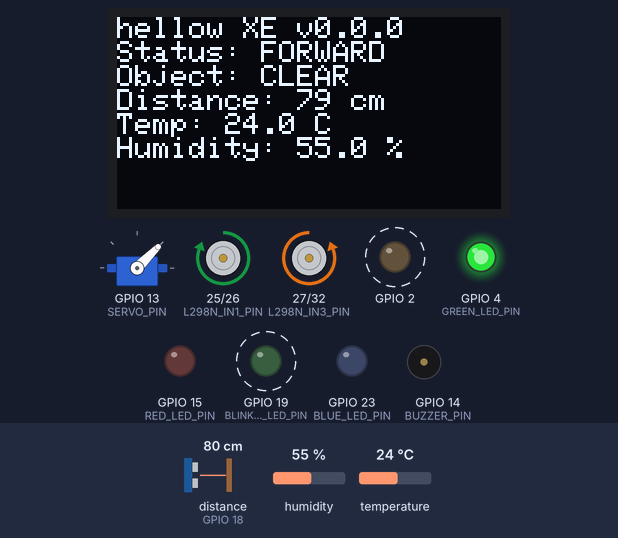
This sketch was run on a simulated ESP32. Shown: servo, 128×64 one-colour display, motor-driver pin pairs drawn as motors (green arrow = first pin HIGH = forward, orange = second pin HIGH = backward, longer = more drive), output pins drawn as LEDs (lit = HIGH), buzzer (waves = sounding, pin HIGH). Wiring (inferred from the names in the program): ultrasonic range finder: trigger GPIO 5; echo GPIO 18. Dashed ring = blinking. The inputs (shaded band) are chosen by the test bench; at power-on: distance to the obstacle (sensor on GPIO 18) 80 cm, humidity 55 %, temperature 24 °C. The echo pulse lasts 58.3 µs per cm; WiFi joins after 1.5 s; servers stay silent unless stated; random numbers use the default seed unless the sketch sets one; no MQTT or app messages arrive unless stated; pins used as bus, display or sensor lines are not drawn; what the sketch prints to the serial monitor is not drawn.

Above: at 2.7 s.
2.8 s: distance to the obstacle (sensor on GPIO 18) set to 27 cm
At 8.0 s:
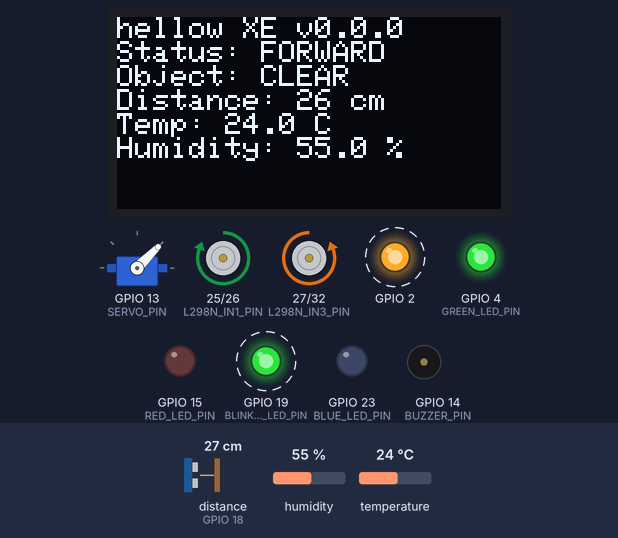
9.3 s: distance to the obstacle (sensor on GPIO 18) set to 23 cm
At 9.73 s:
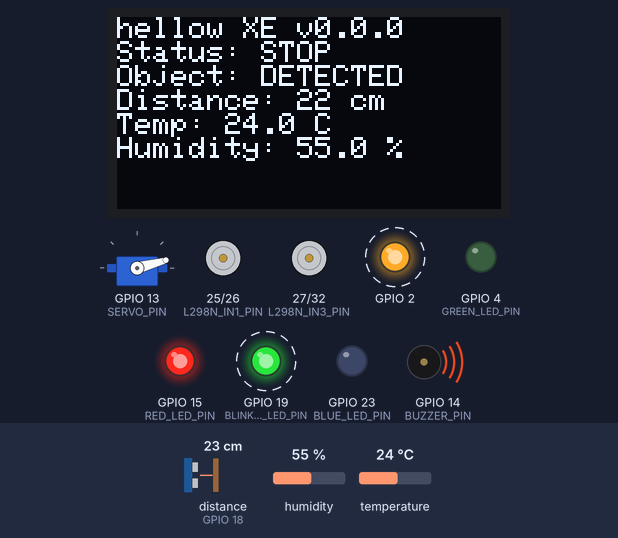
11.4 s: distance to the obstacle (sensor on GPIO 18) set to 35 cm
At 13.1 s:
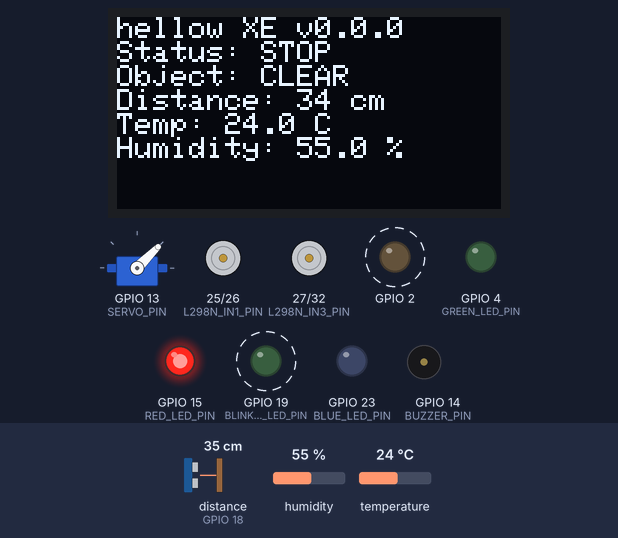
13.3 s: distance to the obstacle (sensor on GPIO 18) set to 2 cm
At 16.23 s:
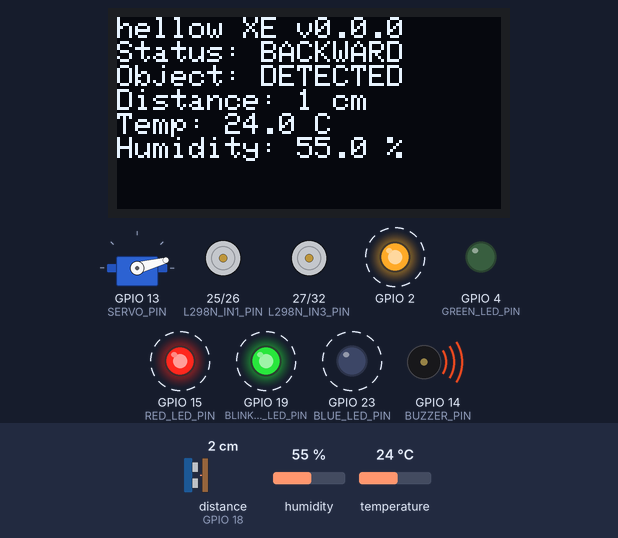
16.3 s: distance to the obstacle (sensor on GPIO 18) set to 60 cm
At 18.3 s:
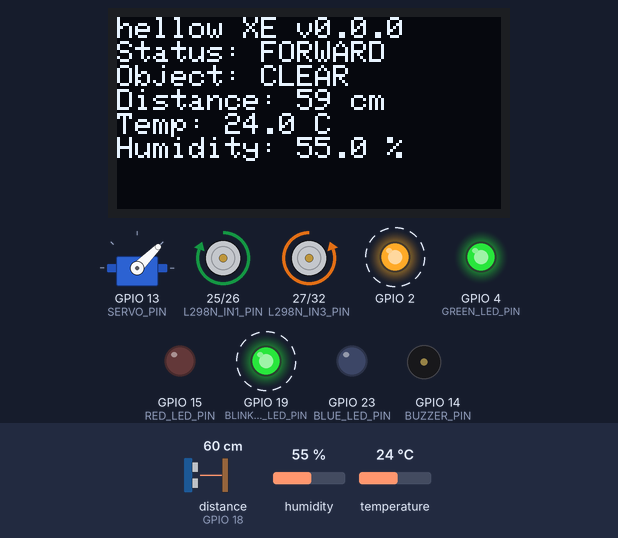
18.5 s: humidity set to 22 %
At 22.4 s:
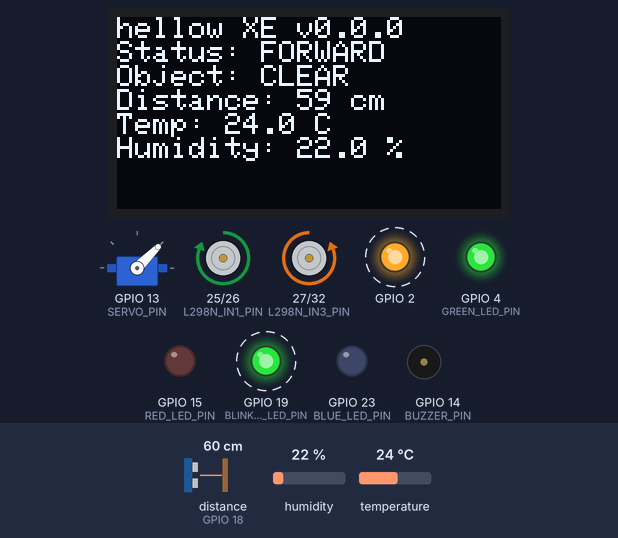
Timing chart, 0 to 23.1 s (numbered marks = the images above; inputs shaded):
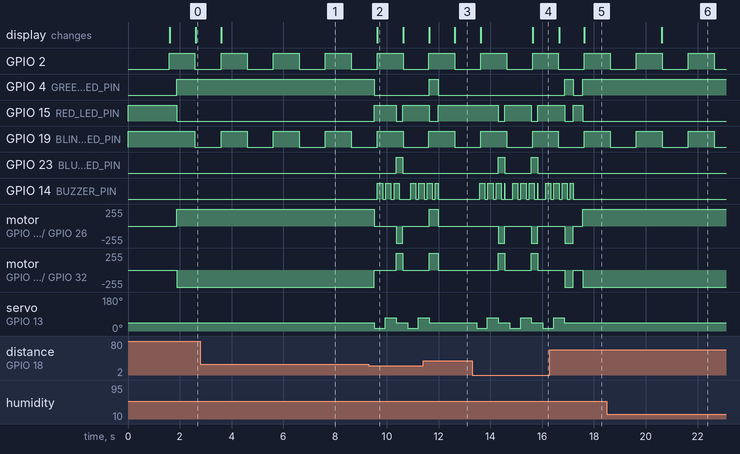

The sketch:

ai_boat.ino
```cpp
#include <Arduino.h>
#include "include/main.h"
// #include "include/config.h"
// #include "include/ota.h"
// #include "include/version.h"
// #include "include/ledcontroller.h"
// #include "include/constants.h"

// const char* ssid = "Airtel_amish_4535";
// const char* password = "Amish@123";

// constexpr uint8_t IN_BUILT_LED = 2;

// LedController led_controller;
// RobotState state = RobotState::STOP;

// uint32_t change_robot_time = 0;

main main_c;

void setup() {
  Serial.begin(115200);
  Serial.println("Booting firmware " FIRMWARE_VERSION);
  main_c.begin();
  // WiFi.mode(WIFI_STA);
  // WiFi.begin(ssid, password);
  // while (WiFi.waitForConnectResult() != WL_CONNECTED) {
  //   Serial.println("Connection Failed! Rebooting...");
  //   delay(5000);
  //   ESP.restart();
  // }

  // otaSetup(IN_BUILT_LED, "visiosphereai-esp32", password);
  // led_controller.initialize();
}

void loop() {
  main_c.loop();
  // otaHandle();
  // if (millis() - change_robot_time > 5000)
  // {
  //   state = static_cast<RobotState>(random(0, 3));
  //   led_controller.updateRobotState(state);
  //   change_robot_time = millis();
  //   Serial.println("Robot State-->");
  //   Serial.println(static_cast<int>(state));
  // }

  // if (!otaInProgress && millis() - lastBlinkTime > 1000) {
  //   ledState = ledState == LOW ? HIGH : LOW;
  //   digitalWrite(otaLedPin, ledState);
  //   Serial.println(otaInProgress);
  //   Serial.println(ledState);
  //   lastBlinkTime = millis();
  //   led_controller.blinkLed(BLINK_GREEN_LED_PIN);
  // }
}
```

constants.h
```cpp
#ifndef CONSTANTS_H
#define CONSTANTS_H
// Motor state
enum class MotorState
{
    STOP,
    FORWARD,
    BACKWARD,
    LEFT,
    RIGHT
};

enum class ServoState
{
    CENTER,
    LEFT,
    RIGHT
};

enum class RobotState
{
    STOP,
    FORWARD,
    BACKWARD,
    LEFT,
    RIGHT
};

#endif
```

displayController.h
```cpp
#ifndef DISPLAY_CONTROLLER_H
#define DISPLAY_CONTROLLER_H

#include <Wire.h>
#include <Adafruit_GFX.h>
#include <Adafruit_SSD1306.h>
#include "constants.h"

class DisplayController
{
public:
    DisplayController();
    void begin();
    void update(RobotState state, long distance, float temperature, float humidity);

private:
    Adafruit_SSD1306 display;
    bool available;
};

#endif
```

ledcontroller.h
```cpp
#ifndef LED_CONTROLLER_H
#define LED_CONTROLLER_H

#include <Arduino.h>
#include "config.h"
#include "constants.h"

// LED Controller class
class LedController {
private:
    static const int BLINK_DURATION = 200;  // milliseconds
    RobotState state = RobotState::STOP;
public:
    // Constructor
    LedController();
    void initialize();
    void turnLedOn(int pin);
    void turnLedOff(int pin);
    void blinkLed(int pin);
    void updateRobotState(RobotState state);
    void actionLed();
};

#endif // LED_CONTROLLER_H
```

main.h
```cpp
#ifndef MAIN_H
#define MAIN_H
#include <Arduino.h>
#include <WiFiClientSecure.h>
#include <PubSubClient.h>
#include <WebServer.h>
#include <freertos/FreeRTOS.h>
#include <freertos/queue.h>
#include <freertos/task.h>
#include "config.h"
#include "constants.h"
#include "ota.h"
#include "ledcontroller.h"
#include "servoController.h"
#include "sensorData.h"
#include "displayController.h"
#include "version.h"

class main
{
private:
    enum class ObstacleScanPhase
    {
        IDLE,
        WAIT_LEFT,
        SAMPLE_LEFT,
        WAIT_RIGHT,
        SAMPLE_RIGHT,
        TURNING,
        REVERSING
    };

    enum class ControlMode
    {
        AUTONOMOUS,
        MANUAL
    };

    struct MqttEvent
    {
        char event[20];
        uint8_t motorState;
        uint8_t servoState;
        uint8_t controlMode;
        long distanceCm;
        float temperatureC;
        float humidityPercent;
    };

    LedController ledController;
    ServoController servoController;
    SensorDataCollector sensorDataCollector;
    DisplayController displayController;
    const char* ssid = "Airtel_amish_4535";
    const char* password = "Amish@123";
    const char* mqtt_server = "24b5f8e1ba974706b07f689402ddb9ef.s1.eu.hivemq.cloud";
    const int mqtt_port = 8883;
    const char* mqtt_user = "ai_boat";
    const char* mqtt_password = "Test@123";

    WiFiClientSecure espClient;
    PubSubClient client{espClient};
    QueueHandle_t mqttEventQueue = nullptr;
    WebServer webServer{80};
    ControlMode controlMode = ControlMode::AUTONOMOUS;
    uint32_t change_robot_time = 0;
    long distance_c = 0;
    long distance_l = 0;
    long distance_r = 0;
    ObstacleScanPhase obstacleScanPhase = ObstacleScanPhase::IDLE;
    uint32_t scanPhaseStartedAt = 0;
    uint32_t lastDistanceSampleAt = 0;
    long sideDistanceTotal = 0;
    long frontSamples[3] = {0, 0, 0};
    uint8_t sideSampleCount = 0;
    uint8_t frontSampleCount = 0;
    uint8_t frontNoEchoCount = 0;
    uint8_t frontClearReadings = 0;
    float latestTemperatureC = 0.0f;
    float latestHumidityPercent = 0.0f;
    bool buzzerIsOn = false;
    uint32_t lastBuzzerToggleAt = 0;
    uint32_t lastDisplayUpdate = 0;
    uint32_t lastManualMotorCommandAt = 0;
    uint32_t lastManualSafetyCheckAt = 0;
    uint32_t lastPeriodicMqttAt = 0;
    String safetyMessage = "Ready";

    void setMovement(RobotState movement);
    void updateBuzzer(uint32_t now);
    void startWebServer();
    void handleModeRequest();
    void handleMotorRequest();
    void handleMotorCommand(String command);
    void handleServoRequest();
    void handleServoDirection(String direction);
    void handleStatusRequest();
    void setControlMode(ControlMode mode);
    void enqueueMqttEvent(const char* eventName);
    static void mqttTaskEntry(void* parameter);
    void mqttTask();
public:
    RobotState state = RobotState::STOP;
    ServoState servoState = ServoState::CENTER;
    main();
    ~main();
    void begin();
    void loop();
};

#endif
```

ota.h
```cpp
#ifndef OTA_H
#define OTA_H

#include <Arduino.h>
#include <ESPmDNS.h>
// #include <NetworkUdp.h>
#include <WiFiUdp.h>
#include <ArduinoOTA.h>
#include <WiFi.h>


void otaSetup(uint8_t ledPin, const char* hostname, const char* password);
void otaHandle();

#endif
```

sensorData.h
```cpp
#ifndef SENSOR_DATA_H
#define SENSOR_DATA_H
#include <Arduino.h>
#include <DHT.h>
#include "config.h"
#include "constants.h"

class SensorDataCollector
{
public:
    SensorDataCollector();
    ~SensorDataCollector();
    void begin();
    long getObjectDistance();
    float getTemperature();
    float getHumidity();
private:
    DHT dht;
    uint8_t echoPin;
    uint8_t triggerPin;
    long distance;
    long duration;
    float temperature;
    float humidity;
    unsigned long lastEnvironmentRead;
};

#endif
```

servoController.h
```cpp
#ifndef SERVO_CONTROLLER_H
#define SERVO_CONTROLLER_H
#include <ESP32Servo.h>
#include <Arduino.h>
#include "config.h"
#include "constants.h"

class ServoController
{
private:
    Servo servoMotor;
    uint8_t servoAngle;
    ServoState state;
    uint32_t change_robot_time = 0;
public:
    ServoController();
    ~ServoController();
    void begin();
    void left();
    void right();
    void center();
    void setServoAngle(uint8_t servoAngle);
    uint8_t getServoAngle() const;
    ServoState getServoState() const;
};

#endif
```

version.h
```cpp
#ifndef FIRMWARE_VERSION_H
#define FIRMWARE_VERSION_H

#define FIRMWARE_VERSION "1.0.0"

#endif
```

displayController.cpp
```cpp
#include "../include/displayController.h"
#include "../include/config.h"

DisplayController::DisplayController()
    : display(OLED_WIDTH, OLED_HEIGHT, &Wire, -1), available(false)
{
}

void DisplayController::begin()
{
    Wire.begin(OLED_SDA_PIN, OLED_SCL_PIN);
    available = display.begin(SSD1306_SWITCHCAPVCC, OLED_I2C_ADDRESS);

    if (!available) {
        Serial.println("OLED display not found");
        return;
    }

    display.clearDisplay();
    display.setTextColor(SSD1306_WHITE);
    display.setTextSize(1);
    display.setCursor(0, 0);
    display.println("hellow XE v0.0.0");
    display.display();
}

void DisplayController::update(RobotState state, long distance, float temperature, float humidity)
{
    if (!available) {
        return;
    }

    display.clearDisplay();
    display.setCursor(0, 0);
    display.println("hellow XE v0.0.0");

    display.print("Status: ");
    switch (state) {
        case RobotState::FORWARD:
            display.println("FORWARD");
            break;
        case RobotState::BACKWARD:
            display.println("BACKWARD");
            break;
        case RobotState::LEFT:
            display.println("LEFT");
            break;
        case RobotState::RIGHT:
            display.println("RIGHT");
            break;
        default:
            display.println("STOP");
            break;
    }

    if (distance == ULTRASONIC_NO_ECHO) {
        display.println("Object: CLEAR");
        display.println("Distance: NO ECHO");
    } else if (distance < FRONT_OBSTACLE_DISTANCE_CM) {
        display.println("Object: DETECTED");
        display.print("Distance: ");
        display.print(distance);
        display.println(" cm");
    } else {
        display.println("Object: CLEAR");
        display.print("Distance: ");
        display.print(distance);
        display.println(" cm");
    }

    display.print("Temp: ");
    display.print(temperature, 1);
    display.println(" C");
    display.print("Humidity: ");
    display.print(humidity, 1);
    display.println(" %");
    display.display();
}
```

ledcontroller.cpp
```cpp
#include "../include/ledcontroller.h"

LedController::LedController() {}

void LedController::initialize()
{
    pinMode(RED_LED_PIN, OUTPUT);
    pinMode(GREEN_LED_PIN, OUTPUT);
    pinMode(BLUE_LED_PIN, OUTPUT);
    pinMode(BLINK_GREEN_LED_PIN, OUTPUT);

    digitalWrite(RED_LED_PIN, LOW);
    digitalWrite(GREEN_LED_PIN, LOW);
    digitalWrite(BLUE_LED_PIN, LOW);
    digitalWrite(BLINK_GREEN_LED_PIN, LOW);
    digitalWrite(BLINK_GREEN_LED_PIN, HIGH);

    actionLed();
}

void LedController::turnLedOff(int pin)
{
    digitalWrite(pin, LOW);
}

void LedController::turnLedOn(int pin)
{
    digitalWrite(pin, HIGH);
}

void LedController::blinkLed(int pin)
{
    digitalWrite(pin, LOW);
    delay(200);
    digitalWrite(pin, HIGH);
}

void LedController::actionLed()
{
    switch (state)
    {
    case RobotState::STOP:
        turnLedOff(BLUE_LED_PIN);
        turnLedOff(GREEN_LED_PIN);
        turnLedOn(RED_LED_PIN);
        // blinkLed(BLINK_GREEN_LED_PIN);
        Serial.print("STOP");
        break;
    case RobotState::FORWARD:
    case RobotState::LEFT:
    case RobotState::RIGHT:
        turnLedOff(BLUE_LED_PIN);
        turnLedOn(GREEN_LED_PIN);
        turnLedOff(RED_LED_PIN);
        if (state == RobotState::LEFT) {
            Serial.print("LEFT");
        } else if (state == RobotState::RIGHT) {
            Serial.print("RIGHT");
        } else {
            Serial.print("FORWARD");
        }
        break;
    case RobotState::BACKWARD:
        turnLedOn(BLUE_LED_PIN);
        turnLedOff(GREEN_LED_PIN);
        turnLedOff(RED_LED_PIN);
        // blinkLed(BLINK_GREEN_LED_PIN);
        Serial.print("BACKWARD");
        break;
    default:
        Serial.print("NA");
        break;
    }

}

void LedController::updateRobotState(RobotState state)
{
    this->state = state;
    actionLed();
}
```

ota.cpp
```cpp
#include "../include/ota.h"
#include "../include/config.h"

uint8_t otaLedPin;
uint32_t lastOtaTime = 0;
uint32_t lastBlinkTime = 0;
int ledState = LOW;
bool otaInProgress = false;

void otaSetup(uint8_t ledPin, const char* hostname, const char* password) {
  otaLedPin = ledPin;
  pinMode(otaLedPin, OUTPUT);
  digitalWrite(otaLedPin, LOW);

  ArduinoOTA.setHostname(hostname);
  ArduinoOTA.setPassword(password);

  ArduinoOTA
    .onStart([]() {
      String type = ArduinoOTA.getCommand() == U_FLASH ? "sketch" : "filesystem";
      otaInProgress = true;
      digitalWrite(otaLedPin, HIGH);
      Serial.println("Start updating " + type);
    })
    .onEnd([]() {
      otaInProgress = false;
      digitalWrite(otaLedPin, LOW);
      Serial.println("\nEnd");
    })
    .onProgress([](unsigned int progress, unsigned int total) {
      if (millis() - lastOtaTime > 500) {
        Serial.printf("Progress: %u%%\n", progress / (total / 100));
        lastOtaTime = millis();
        digitalWrite(otaLedPin, (progress / (total / 10)) % 2);
      }
    })
    .onError([](ota_error_t error) {
      Serial.printf("Error[%u]: ", error);
      if (error == OTA_AUTH_ERROR) {
        Serial.println("Auth Failed");
      } else if (error == OTA_BEGIN_ERROR) {
        Serial.println("Begin Failed");
      } else if (error == OTA_CONNECT_ERROR) {
        Serial.println("Connect Failed");
      } else if (error == OTA_RECEIVE_ERROR) {
        Serial.println("Receive Failed");
      } else if (error == OTA_END_ERROR) {
        Serial.println("End Failed");
      }
      otaInProgress = false;
      digitalWrite(otaLedPin, LOW);
    });

  ArduinoOTA.begin();

  Serial.println("Ready");
  Serial.print("IP address: ");
  Serial.println(WiFi.localIP());
}

void otaHandle() {
  ArduinoOTA.handle();
}
```

sensorData.cpp
```cpp
#include "../include/sensorData.h"

SensorDataCollector::SensorDataCollector()
    : dht(DHT_DATA_PIN, DHT_SENSOR_TYPE), distance(0), duration(0),
      temperature(28.5), humidity(65.2), lastEnvironmentRead(0)
{
}

SensorDataCollector::~SensorDataCollector()
{
    distance = 0;
}

void SensorDataCollector::begin()
{
    echoPin = ECHO_PIN;
    triggerPin = TRIG_PIN;
    pinMode(echoPin, INPUT);
    pinMode(triggerPin, OUTPUT);
    pinMode(DHT_DATA_PIN, INPUT_PULLUP);
    dht.begin();
    lastEnvironmentRead = millis() - 2000;
    Serial.print("DHT sensor initialized on GPIO ");
    Serial.println(DHT_DATA_PIN);
}

long SensorDataCollector::getObjectDistance()
{
    digitalWrite(triggerPin, LOW);
    delayMicroseconds(2);
    digitalWrite(triggerPin, HIGH);
    delayMicroseconds(10);
    digitalWrite(triggerPin, LOW);
    duration = pulseIn(echoPin, HIGH, 30000UL);
    if (duration == 0) {
        distance = ULTRASONIC_NO_ECHO;
        return distance;
    }

    distance = duration * 0.034 / 2; // cm
    return distance;
}

float SensorDataCollector::getTemperature()
{
    if (millis() - lastEnvironmentRead >= 2000) {
        float newTemperature = dht.readTemperature();
        float newHumidity = dht.readHumidity();
        lastEnvironmentRead = millis();

        if (!isnan(newTemperature) && !isnan(newHumidity)) {
            temperature = newTemperature;
            humidity = newHumidity;
        } else {
            Serial.println("DHT sensor read failed; using last values");
        }
    }

    return temperature;
}

float SensorDataCollector::getHumidity()
{
    getTemperature();
    return humidity;
}
```

servoController.cpp
```cpp
#include "../include/servoController.h"

ServoController::ServoController()
{
    state = ServoState::CENTER;
}

ServoController::~ServoController()
{
    servoMotor.detach();
}

void ServoController::begin()
{
    servoMotor.attach(SERVO_PIN);
    center();
}

void ServoController::center()
{
    setServoAngle(45);
    state = ServoState::CENTER;
    Serial.println("Center--");
    Serial.println("45");
}

void ServoController::left()
{
    setServoAngle(15);
    state = ServoState::LEFT;
    Serial.println("Left--");
    Serial.println("15");
}

void ServoController::right()
{
     setServoAngle(70);
     Serial.println("Right--");
     Serial.println("75");
     state = ServoState::RIGHT;
}

void ServoController::setServoAngle(uint8_t servoAngle)
{
    servoMotor.write(servoAngle);
    this->servoAngle = servoAngle;
}

ServoState ServoController::getServoState() const
{
    return state;
}

uint8_t ServoController::getServoAngle() const
{
    return servoAngle;
}
```

config.h
```cpp
#ifndef CONFIG_H
#define CONFIG_H

#include <Arduino.h>

extern uint8_t otaLedPin;
extern uint32_t lastOtaTime;
extern uint32_t lastBlinkTime;
extern int ledState;
extern bool otaInProgress;


constexpr uint8_t IN_BUILT_LED = 2;
// Define pin
// --- Servo setup ---
#define SERVO_PIN 13

// --- L298N motor driver (ENA/ENB jumpers fitted) ---
constexpr uint8_t L298N_IN1_PIN = 25;
constexpr uint8_t L298N_IN2_PIN = 26;
constexpr uint8_t L298N_IN3_PIN = 27;
constexpr uint8_t L298N_IN4_PIN = 32;
constexpr uint8_t BUZZER_PIN = 14;
constexpr uint16_t BUZZER_BEEP_ON_MS = 200;
constexpr uint16_t BUZZER_BEEP_OFF_MS = 120;
constexpr uint32_t MQTT_PERIODIC_INTERVAL_MS = 5000;
constexpr uint16_t FRONT_OBSTACLE_DISTANCE_CM = 25;
constexpr uint16_t FRONT_CLEAR_DISTANCE_CM = 35;
constexpr uint16_t SIDE_CLEARANCE_DISTANCE_CM = 30;
constexpr long ULTRASONIC_NO_ECHO = -1;
constexpr uint16_t ULTRASONIC_MAX_RANGE_CM = 400;

// --- Ultrasonic sensor setup ---
#define TRIG_PIN 5
#define ECHO_PIN 18

// --- Temperature and humidity sensor setup (DHT22) ---
#define DHT_DATA_PIN 33
#define DHT_SENSOR_TYPE DHT11

// --- LED setup ---
#define RED_LED_PIN 15 // STOP
#define GREEN_LED_PIN  4   // steady ON for forward
#define BLINK_GREEN_LED_PIN 19 // blinking heartbeat
#define BLUE_LED_PIN 23 // backard

// --- OLED display setup (I2C SSD1306, 128x64) ---
#define OLED_SDA_PIN 21
#define OLED_SCL_PIN 22
#define OLED_WIDTH 128
#define OLED_HEIGHT 64
#define OLED_I2C_ADDRESS 0x3C

#endif
```

Source omitted: main.cpp (30036 bytes)

Measured:
- the behaviour switches between 26 and 25 cm on distance to the obstacle (sensor on GPIO 18) (found by bisection; images 1 and 2)
- after the input at 2.8 s, the display: changes after 0.81 s (image 1)
- after the input at 9.3 s, GPIO 4 (GREEN_LED_PIN): HIGH → LOW after 0.22 s; GPIO 15 (RED_LED_PIN): LOW → HIGH after 0.22 s, → LOW 0.84 s later, → HIGH 0.25 s later
- after the input at 11.4 s, GPIO 4 (GREEN_LED_PIN): LOW → HIGH after 0.24 s, → LOW 0.35 s later
- after the input at 13.3 s, GPIO 15 (RED_LED_PIN): alternates HIGH for 1.0 s and LOW for 0.25 s, starting after 1.0 s; GPIO 23 (BLUE_LED_PIN): alternates HIGH for 0.25 s and LOW for 1.0 s, starting after 1.0 s
- after the input at 16.3 s, GPIO 4 (GREEN_LED_PIN): LOW → HIGH after 0.56 s, → LOW 0.35 s later, → HIGH 0.37 s later
- after the input at 18.5 s, the display: changes after 2.1 s (image 6)
- by itself, GPIO 2, GPIO 19 (BLINK_GREEN_LED_PIN): alternates HIGH for 1.0 s and LOW for 1.0 s
